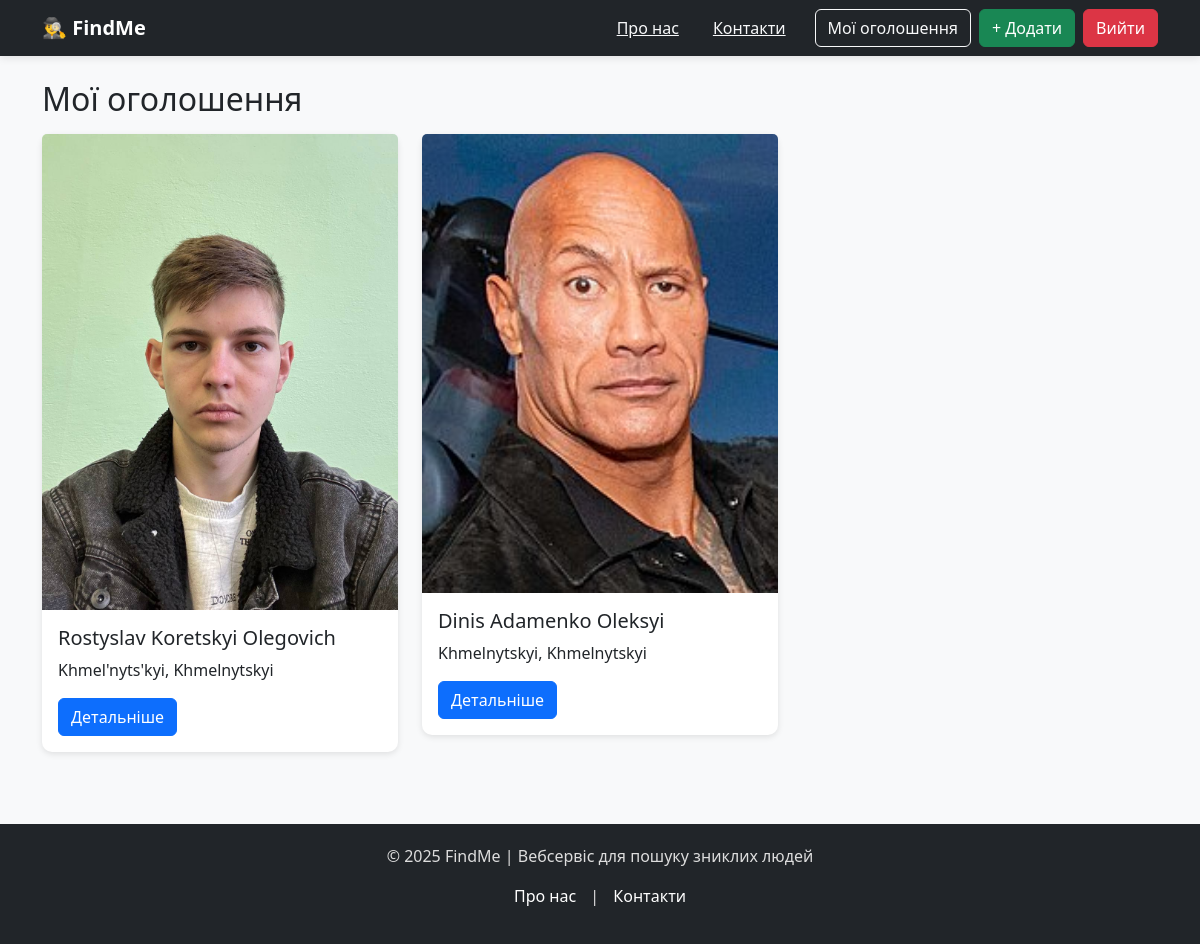
/my-posts/ (signed in), run on the app's committed database.
### missing_persons/models.py (models this page shows, shortened)
class MissingPerson(models.Model):
    STATUS_CHOICES = [
        ('active', 'Активне'),
        ('found', 'Знайдено'),
        ('archived', 'Архівовано'),
    ]
    user = models.ForeignKey(User, on_delete=models.CASCADE)
    full_name = models.CharField(max_length=150)
    birth_date = models.DateField(null=True, blank=True)
    missing_date = models.DateField()
    region = models.CharField(max_length=100)
    city = models.CharField(max_length=100)
    description = models.TextField()
    photo = models.ImageField(upload_to='missing_persons/', blank=True, null=True)
    status = models.CharField(max_length=20, choices=STATUS_CHOICES, default='active')
    created_at = models.DateTimeField(auto_now_add=True)

### missing_persons/views.py (the view)
# urls.py: path('my-posts/', mp_views.my_posts, name='my_posts'),
@login_required
def my_posts(request):
    persons = MissingPerson.objects.filter(user=request.user)
    return render(request, 'my_posts.html', {'persons': persons})

### templates/my_posts.html
{% extends 'base.html' %}
{% block content %}
<h2>Мої оголошення</h2>
{% if persons %}
  <div class="row mt-3">
    {% for p in persons %}
    <div class="col-md-4 mb-4">
      <div class="card">
        {% if p.photo %}
        <img src="{{ p.photo.url }}" class="card-img-top" alt="{{ p.full_name }}">
        {% endif %}
        <div class="card-body">
          <h5>{{ p.full_name }}</h5>
          <p>{{ p.city }}, {{ p.region }}</p>
          <a href="{% url 'missing_detail' p.pk %}" class="btn btn-primary">Детальніше</a>
        </div>
      </div>
    </div>
    {% endfor %}
  </div>
{% else %}
  <p>У вас ще немає створених оголошень.</p>
{% endif %}
{% endblock %}

### templates/base.html (style rules this page uses)
body { background-color: #f8f9fa; }
.card { border: none; border-radius: 10px; box-shadow: 0 2px 6px rgba(0,0,0,0.1); transition: transform 0.2s ease; }

### data on the page
MissingPerson: photo (picture), full_name "Rostyslav Koretskyi Olegovich", city "Khmel'nyts'kyi", region "Khmelnytskyi"
MissingPerson: photo (picture), full_name "Dinis Adamenko Oleksyi", city "Khmelnytskyi", region "Khmelnytskyi"
